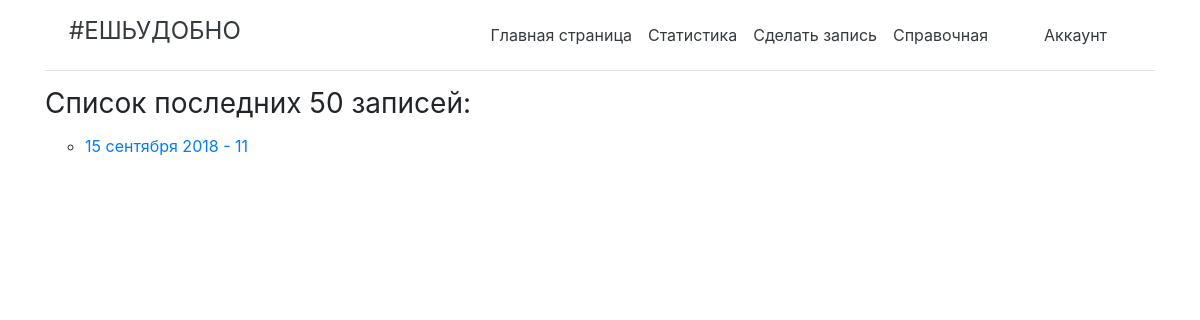
The app's page /write/edit/ (signed in), older data.
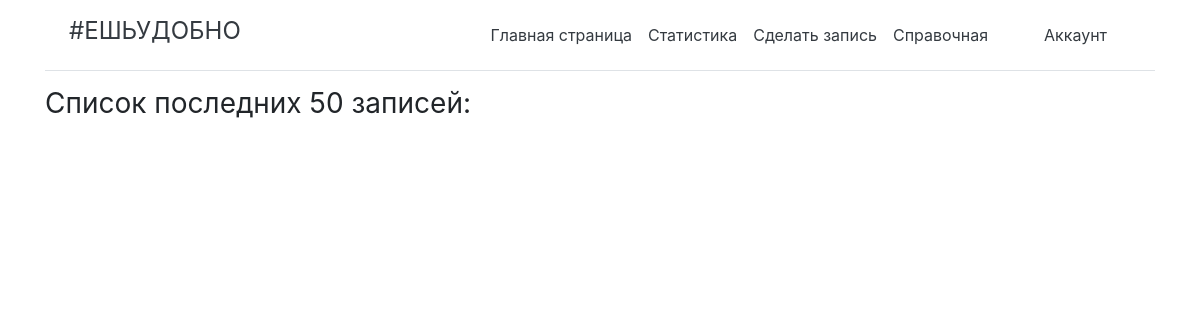
The same page, newer data.
### app/models.py (models this page shows, shortened)
class State(models.Model):
    date = models.DateField(help_text = '- в формате дд.мм.гггг')
    status = models.CharField(max_length=1)
    people = models.ManyToManyField(People,
        help_text = '-выберите только тех, кто пришел!',
        related_name="peoples",
        blank = 'true')
    school_class = models.CharField(max_length=10)
    school_class_id = models.CharField(max_length=10)
    author = models.CharField(max_length=100)
    availability = models.CharField(max_length=2)
    class Meta:
        ordering = ['-date']

### app/views.py (the view)
# urls.py: path('write/edit/', views.list, name = 'list'),
@login_required
def list(request):
    if request.user.groups.get().name == 'Writer':
        state = State.objects.filter(availability='+').order_by('-date')[0:50]
        return render(
            request,
            'app/list.html',
            context = {'state':state})
    else:
        return render(
            request,
            'app/permissions.html')

### app/templates/app/list.html (shortened to what this page needs)
{% extends "base_generic.html" %}
{% block content %}
<div class="container">
	<h3 class="font-weight-normal">Список последних 50 записей:</h3>
	<ul class="ul">
	  {% for i in state %}
	    <h6 <h3 class="font-weight-normal"><li><a href="{{i.id}}">{{i.date}} - {{i.school_class}}</a></li>
	    </h6>
	  {% endfor %}
	</ul>
</div>
{% endblock %}

Row changes from the older to the newer data that the page shows:
removed State: date "15 сентября 2018", school_class "11"
